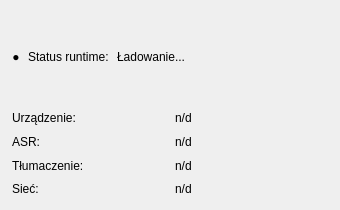
<?xml version="1.0" encoding="UTF-8"?>
<ui version="4.0">
 <class>RuntimeBadgeWidget</class>
 <widget class="QFrame" name="RuntimeBadgeWidget">
  <property name="geometry">
   <rect><x>0</x><y>0</y><width>340</width><height>210</height></rect>
  </property>
  <property name="frameShape"><enum>QFrame::NoFrame</enum></property>
  <layout class="QVBoxLayout" name="verticalLayout">
   <property name="leftMargin"><number>12</number></property>
   <property name="topMargin"><number>12</number></property>
   <property name="rightMargin"><number>12</number></property>
   <property name="bottomMargin"><number>12</number></property>
   <property name="spacing"><number>8</number></property>
   <item>
    <layout class="QHBoxLayout" name="summaryLayout">
     <property name="spacing"><number>8</number></property>
     <item><widget class="QLabel" name="RuntimeSummaryIcon"><property name="text"><string>●</string></property><property name="alignment"><set>Qt::AlignCenter</set></property></widget></item>
     <item><widget class="QLabel" name="RuntimeSummaryLabel"><property name="text"><string>Status runtime:</string></property></widget></item>
     <item><widget class="QLabel" name="RuntimeSummaryValue"><property name="text"><string>Ładowanie...</string></property></widget></item>
     <item><spacer name="summarySpacer"><property name="orientation"><enum>Qt::Horizontal</enum></property><property name="sizeHint" stdset="0"><size><width>40</width><height>20</height></size></property></spacer></item>
    </layout>
   </item>
   <item>
    <layout class="QGridLayout" name="detailsGrid">
     <property name="horizontalSpacing"><number>10</number></property>
     <property name="verticalSpacing"><number>6</number></property>
     <item row="0" column="0"><widget class="QLabel" name="RuntimeDeviceLabel"><property name="text"><string>Urządzenie:</string></property></widget></item>
     <item row="0" column="1"><widget class="QLabel" name="RuntimeDeviceValue"><property name="text"><string>n/d</string></property></widget></item>
     <item row="1" column="0"><widget class="QLabel" name="RuntimeAsrLabel"><property name="text"><string>ASR:</string></property></widget></item>
     <item row="1" column="1"><widget class="QLabel" name="RuntimeAsrValue"><property name="text"><string>n/d</string></property></widget></item>
     <item row="2" column="0"><widget class="QLabel" name="RuntimeTranslationLabel"><property name="text"><string>Tłumaczenie:</string></property></widget></item>
     <item row="2" column="1"><widget class="QLabel" name="RuntimeTranslationValue"><property name="text"><string>n/d</string></property></widget></item>
     <item row="3" column="0"><widget class="QLabel" name="RuntimeNetworkLabel"><property name="text"><string>Sieć:</string></property></widget></item>
     <item row="3" column="1"><widget class="QLabel" name="RuntimeNetworkValue"><property name="text"><string>n/d</string></property></widget></item>
    </layout>
   </item>
  </layout>
 </widget>
 <resources/>
 <connections/>
</ui>
